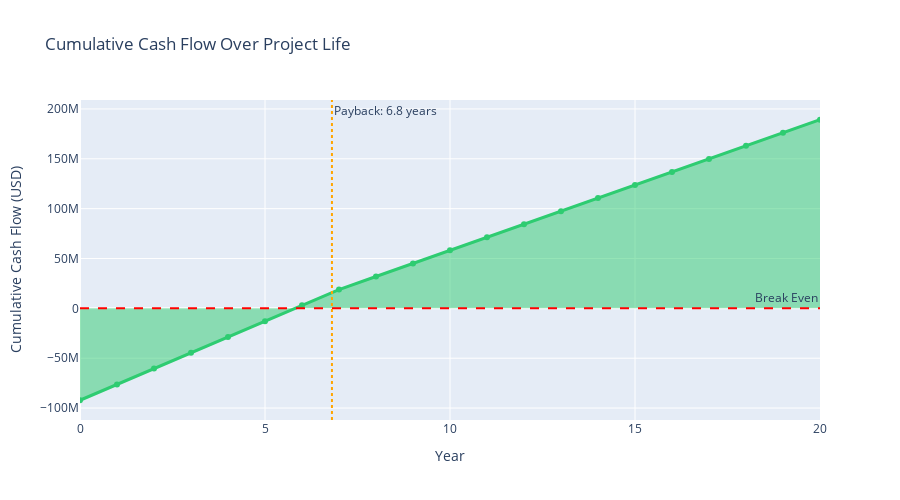

Source (notebook cell):
### Code cell
def calculate_project_npv(capex, annual_revenue, annual_variable_costs, 
                          discount_rate, project_life, 
                          annual_fixed_costs=0, tax_rate=0.21):
    """
    Calculate NPV and IRR with more detailed cash flow model
    
    Parameters match actual thesis financial structure
    """
    
    # Year 0: Capital investment
    cash_flows = [-capex]
    
    # Years 1-20: Operating cash flows
    for year in range(1, project_life + 1):
        # Revenue
        revenue = annual_revenue
        
        # Costs
        variable_cost = annual_variable_costs
        fixed_cost = annual_fixed_costs
        
        # EBITDA
        ebitda = revenue - variable_cost - fixed_cost
        
        # Depreciation (simplified - straight line over 7 years)
        if year <= 7:
            depreciation = capex / 7
        else:
            depreciation = 0
        
        # EBIT
        ebit = ebitda - depreciation
        
        # Taxes
        taxes = max(0, ebit * tax_rate)
        
        # Net Income
        net_income = ebit - taxes
        
        # Cash Flow = Net Income + Depreciation (add back non-cash)
        cash_flow = net_income + depreciation
        
        cash_flows.append(cash_flow)
    
    # Calculate NPV
    npv_calc = npf.npv(discount_rate, cash_flows)
    
    # Calculate IRR
    try:
        irr_calc = npf.irr(cash_flows) * 100
    except:
        irr_calc = None
    
    # Simple payback
    cumulative = -capex
    payback_year = None
    for year in range(1, project_life + 1):
        cumulative += cash_flows[year]
        if cumulative >= 0 and payback_year is None:
            payback_year = year + abs(cumulative - cash_flows[year]) / cash_flows[year]
            break
    
    return {
        'NPV': npv_calc,
        'IRR': irr_calc,
        'Payback': payback_year,
        'Cash Flows': cash_flows,
        'Total Cash Generated': sum(cash_flows[1:])
    }

# Calculate with your actual numbers
results = calculate_project_npv(
    capex=capex,
    annual_revenue=total_revenue,
    annual_variable_costs=variable_costs,
    discount_rate=discount_rate,
    project_life=int(plant_lifetime),
    annual_fixed_costs=0,  # Not separated in your data
    tax_rate=0.21
)

print("="*80)
print("PROJECT FINANCIAL ANALYSIS")
print("="*80)
print(f"\n💰 Net Present Value:")
print(f"   NPV (15% discount):    ${results['NPV']/1e6:>8.2f} million")
print(f"   From thesis:           ${npv/1e6:>8.2f} million")
print(f"   Match: {'✓' if abs(results['NPV'] - npv) < 1e6 else '✗'}")

print(f"\n📈 Internal Rate of Return:")
print(f"   Calculated IRR:        {results['IRR']:>8.2f}%")
print(f"   From thesis:           {irr:>8.2f}%")

print(f"\n⏱️ Payback Period:")
print(f"   Calculated:            {results['Payback']:>8.1f} years")
print(f"   From thesis:           {payback:>8.1f} years")

print(f"\n💵 Total Cash Generation:")
print(f"   20-year total:         ${results['Total Cash Generated']/1e6:>8.2f} million")
print(f"   Initial Investment:    ${capex/1e6:>8.2f} million")
print(f"   Net Cash Return:       ${(results['Total Cash Generated'] - capex)/1e6:>8.2f} million")

# Visualize cumulative cash flow
years = list(range(0, int(plant_lifetime) + 1))
cumulative_cf = [results['Cash Flows'][0]]  # Start with -CapEx

for i in range(1, len(results['Cash Flows'])):
    cumulative_cf.append(cumulative_cf[-1] + results['Cash Flows'][i])

fig = go.Figure()

fig.add_trace(go.Scatter(
    x=years,
    y=cumulative_cf,
    mode='lines+markers',
    name='Cumulative Cash Flow',
    fill='tozeroy',
    line=dict(width=3, color='#2ecc71'),
    marker=dict(size=6)
))

fig.add_hline(y=0, line_dash="dash", line_color="red", annotation_text="Break Even")

# Mark payback point
if results['Payback']:
    fig.add_vline(x=results['Payback'], line_dash="dot", line_color="orange",
                  annotation_text=f"Payback: {results['Payback']:.1f} years")

fig.update_layout(
    title='Cumulative Cash Flow Over Project Life',
    xaxis_title='Year',
    yaxis_title='Cumulative Cash Flow (USD)',
    hovermode='x unified',
    height=500
)

fig.show()

print(f"\n🎯 Investment Attractiveness:")
if results['NPV'] > 0:
    print(f"   ✅ Positive NPV: Project creates value")
if results['IRR'] and results['IRR'] > discount_rate * 100:
    print(f"   ✅ IRR ({results['IRR']:.1f}%) exceeds discount rate ({discount_rate*100}%)")
if results['Payback'] and results['Payback'] < 5:
    print(f"   ✅ Fast payback: {results['Payback']:.1f} years is excellent for chemical industry")

### Figure 1 — Plotly figure (JSON) as saved in the notebook; plotly's stock layout.template omitted (floating-point values rounded to 4 significant figures)
{"data": [{"fill": "tozeroy", "line": {"color": "#2ecc71", "width": 3}, "marker": {"size": 6}, "mode": "lines+markers", "name": "Cumulative Cash Flow", "type": "scatter", "x": [0, 1, 2, 3, 4, 5, 6, 7, 8, 9, 10, 11, 12, 13, 14, 15, 16, 17, 18, 19, 20], "y": [-92154000, -76290000.0, -60430000.0, -44560000.0, -28700000.0, -12840000.0, 3028000.0, 18890000.0, 31990000.0, 45090000.0, 58190000.0, 71290000.0, 84390000.0, 97490000.0, 110600000.0, 123700000.0, 136800000.0, 149900000.0, 163000000.0, 176100000.0, 189200000.0]}], "layout": {"annotations": [{"showarrow": false, "text": "Break Even", "x": 1, "xanchor": "right", "xref": "x domain", "y": 0, "yanchor": "bottom", "yref": "y"}, {"showarrow": false, "text": "Payback: 6.8 years", "x": 6.809, "xanchor": "left", "xref": "x", "y": 1, "yanchor": "top", "yref": "y domain"}], "height": 500, "hovermode": "x unified", "shapes": [{"line": {"color": "red", "dash": "dash"}, "type": "line", "x0": 0, "x1": 1, "xref": "x domain", "y0": 0, "y1": 0, "yref": "y"}, {"line": {"color": "orange", "dash": "dot"}, "type": "line", "x0": 6.809, "x1": 6.809, "xref": "x", "y0": 0, "y1": 1, "yref": "y domain"}], "title": {"text": "Cumulative Cash Flow Over Project Life"}, "xaxis": {"title": {"text": "Year"}}, "yaxis": {"title": {"text": "Cumulative Cash Flow (USD)"}}}}
